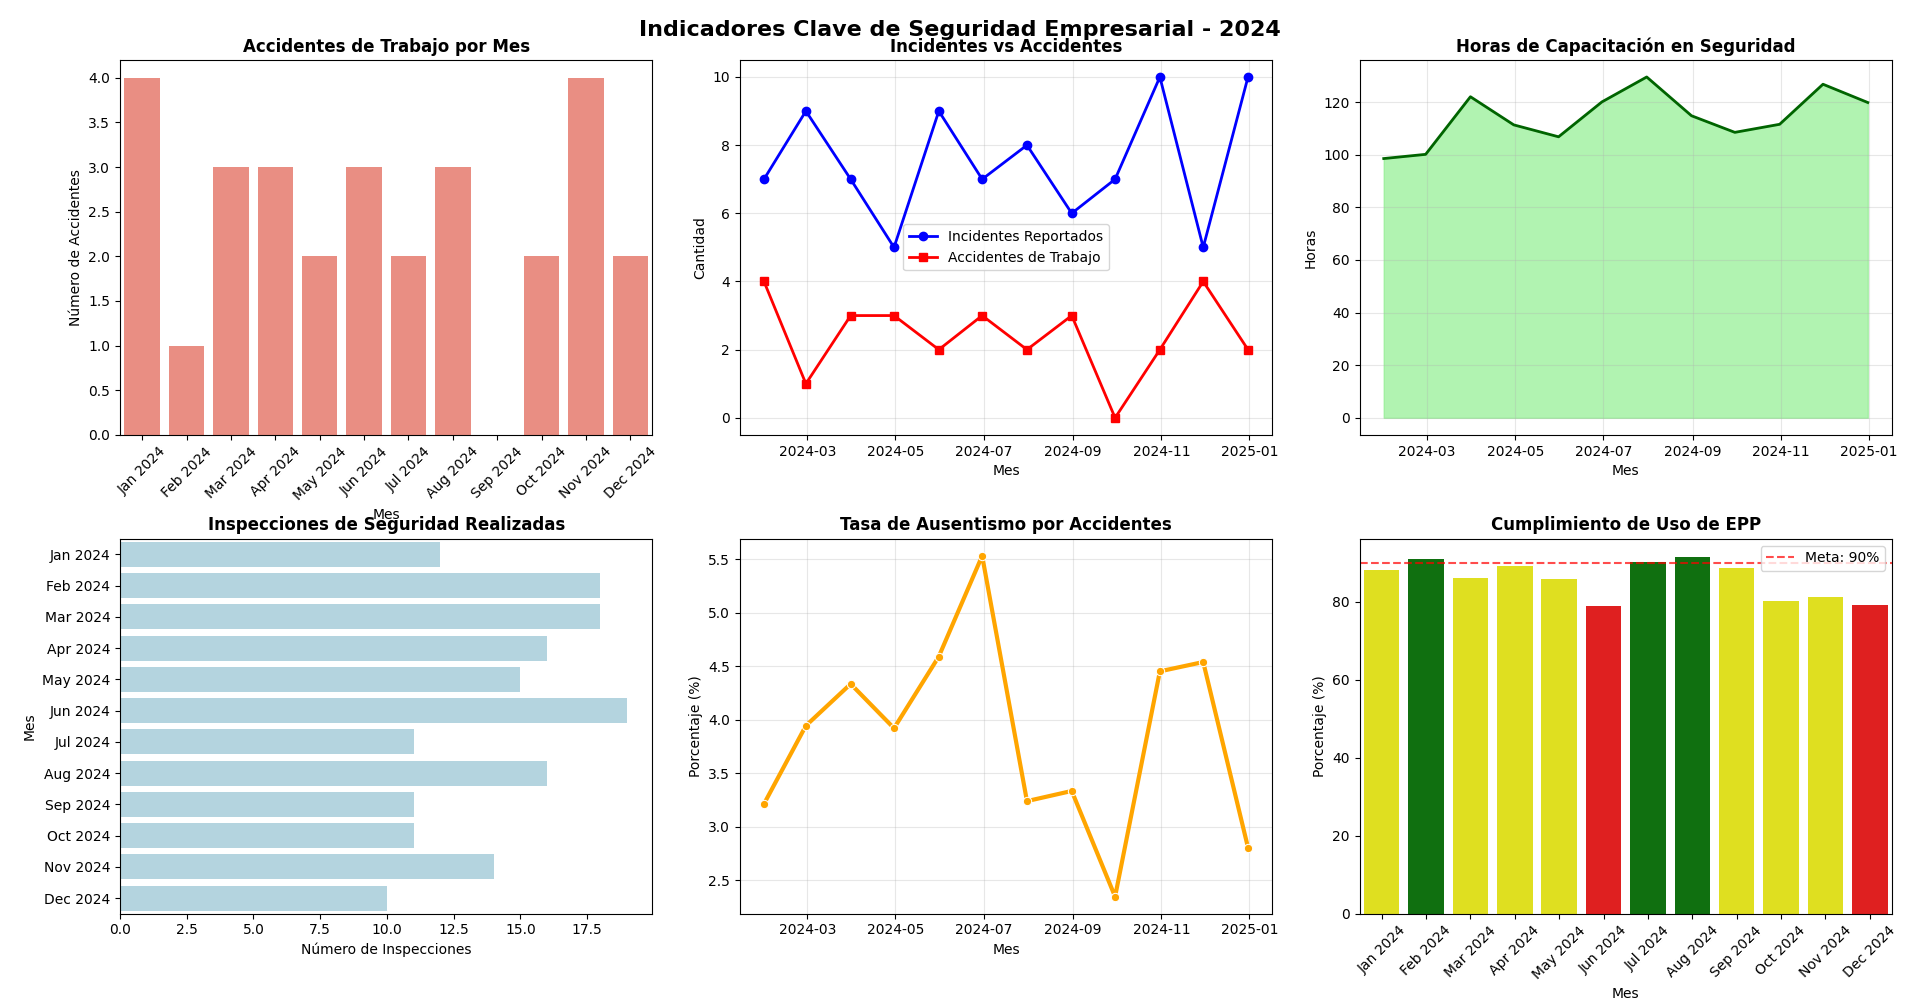

Here is the Python script that generated this plot:
import pandas as pd
import seaborn as sns
import matplotlib.pyplot as plt
import numpy as np
from datetime import datetime, timedelta

# Configurar seaborn y matplotlib
plt.style.use('default')
sns.set_palette("husl")

# Crear datos simulados de indicadores de seguridad
np.random.seed(42)

# Generar fechas para los últimos 12 meses
fechas = pd.date_range(start='2024-01-01', end='2024-12-31', freq='M')

# Crear DataFrame con indicadores clave de seguridad
datos_seguridad = pd.DataFrame({
    'Mes': fechas,
    'Accidentes_Trabajo': np.random.poisson(3, len(fechas)),  # Promedio 3 por mes
    'Incidentes_Reportados': np.random.poisson(8, len(fechas)),  # Promedio 8 por mes
    'Horas_Capacitacion': np.random.normal(120, 20, len(fechas)),  # Promedio 120h por mes
    'Inspecciones_Realizadas': np.random.poisson(15, len(fechas)),  # Promedio 15 por mes
    'Tasa_Ausentismo': np.random.normal(3.5, 0.8, len(fechas)),  # Promedio 3.5%
    'Cumplimiento_EPP': np.random.normal(85, 5, len(fechas))  # Promedio 85%
})

# Añadir columna de mes como string para mejor visualización
datos_seguridad['Mes_Str'] = datos_seguridad['Mes'].dt.strftime('%b %Y')

# Crear figura con subplots
fig, axes = plt.subplots(2, 3, figsize=(18, 12))
fig.suptitle('Indicadores Clave de Seguridad Empresarial - 2024', 
             fontsize=16, fontweight='bold', y=0.98)

# 1. Accidentes de trabajo por mes (gráfico de barras)
sns.barplot(data=datos_seguridad, x='Mes_Str', y='Accidentes_Trabajo', 
            ax=axes[0,0], color='salmon')
axes[0,0].set_title('Accidentes de Trabajo por Mes', fontweight='bold')
axes[0,0].set_xlabel('Mes')
axes[0,0].set_ylabel('Número de Accidentes')
axes[0,0].tick_params(axis='x', rotation=45)

# 2. Incidentes reportados vs accidentes (gráfico de líneas)
axes[0,1].plot(datos_seguridad['Mes'], datos_seguridad['Incidentes_Reportados'], 
               marker='o', linewidth=2, label='Incidentes Reportados', color='blue')
axes[0,1].plot(datos_seguridad['Mes'], datos_seguridad['Accidentes_Trabajo'], 
               marker='s', linewidth=2, label='Accidentes de Trabajo', color='red')
axes[0,1].set_title('Incidentes vs Accidentes', fontweight='bold')
axes[0,1].set_xlabel('Mes')
axes[0,1].set_ylabel('Cantidad')
axes[0,1].legend()
axes[0,1].grid(True, alpha=0.3)

# 3. Horas de capacitación (gráfico de área)
axes[0,2].fill_between(datos_seguridad['Mes'], datos_seguridad['Horas_Capacitacion'], 
                       alpha=0.7, color='lightgreen')
axes[0,2].plot(datos_seguridad['Mes'], datos_seguridad['Horas_Capacitacion'], 
               color='darkgreen', linewidth=2)
axes[0,2].set_title('Horas de Capacitación en Seguridad', fontweight='bold')
axes[0,2].set_xlabel('Mes')
axes[0,2].set_ylabel('Horas')
axes[0,2].grid(True, alpha=0.3)

# 4. Inspecciones realizadas (gráfico de barras horizontales)
sns.barplot(data=datos_seguridad, y='Mes_Str', x='Inspecciones_Realizadas', 
            ax=axes[1,0], color='lightblue', orient='h')
axes[1,0].set_title('Inspecciones de Seguridad Realizadas', fontweight='bold')
axes[1,0].set_xlabel('Número de Inspecciones')
axes[1,0].set_ylabel('Mes')

# 5. Tasa de ausentismo (gráfico de líneas con puntos)
sns.lineplot(data=datos_seguridad, x='Mes', y='Tasa_Ausentismo', 
             ax=axes[1,1], marker='o', linewidth=3, color='orange')
axes[1,1].set_title('Tasa de Ausentismo por Accidentes', fontweight='bold')
axes[1,1].set_xlabel('Mes')
axes[1,1].set_ylabel('Porcentaje (%)')
axes[1,1].grid(True, alpha=0.3)

# 6. Cumplimiento de EPP (gráfico gauge-like)
cumplimiento_promedio = datos_seguridad['Cumplimiento_EPP'].mean()
colors = ['red' if x < 80 else 'yellow' if x < 90 else 'green' 
          for x in datos_seguridad['Cumplimiento_EPP']]
sns.barplot(data=datos_seguridad, x='Mes_Str', y='Cumplimiento_EPP', 
            ax=axes[1,2], palette=colors)
axes[1,2].axhline(y=90, color='red', linestyle='--', alpha=0.7, label='Meta: 90%')
axes[1,2].set_title('Cumplimiento de Uso de EPP', fontweight='bold')
axes[1,2].set_xlabel('Mes')
axes[1,2].set_ylabel('Porcentaje (%)')
axes[1,2].tick_params(axis='x', rotation=45)
axes[1,2].legend()

# Ajustar layout
plt.tight_layout()
plt.subplots_adjust(top=0.94)

# Mostrar estadísticas resumidas
print("=== RESUMEN DE INDICADORES DE SEGURIDAD 2024 ===")
print(f"Total de accidentes: {datos_seguridad['Accidentes_Trabajo'].sum()}")
print(f"Promedio mensual de incidentes: {datos_seguridad['Incidentes_Reportados'].mean():.1f}")
print(f"Total horas de capacitación: {datos_seguridad['Horas_Capacitacion'].sum():.0f}")
print(f"Promedio de inspecciones/mes: {datos_seguridad['Inspecciones_Realizadas'].mean():.1f}")
print(f"Tasa promedio de ausentismo: {datos_seguridad['Tasa_Ausentismo'].mean():.2f}%")
print(f"Cumplimiento promedio EPP: {datos_seguridad['Cumplimiento_EPP'].mean():.1f}%")

plt.show()

# Crear también un heatmap de correlación entre indicadores
plt.figure(figsize=(10, 6))
correlacion = datos_seguridad[['Accidentes_Trabajo', 'Incidentes_Reportados', 
                              'Horas_Capacitacion', 'Inspecciones_Realizadas', 
                              'Tasa_Ausentismo', 'Cumplimiento_EPP']].corr()

sns.heatmap(correlacion, annot=True, cmap='coolwarm', center=0, 
            square=True, fmt='.2f', cbar_kws={'shrink': 0.8})
plt.title('Matriz de Correlación - Indicadores de Seguridad', fontweight='bold', pad=20)
plt.tight_layout()
plt.show()
